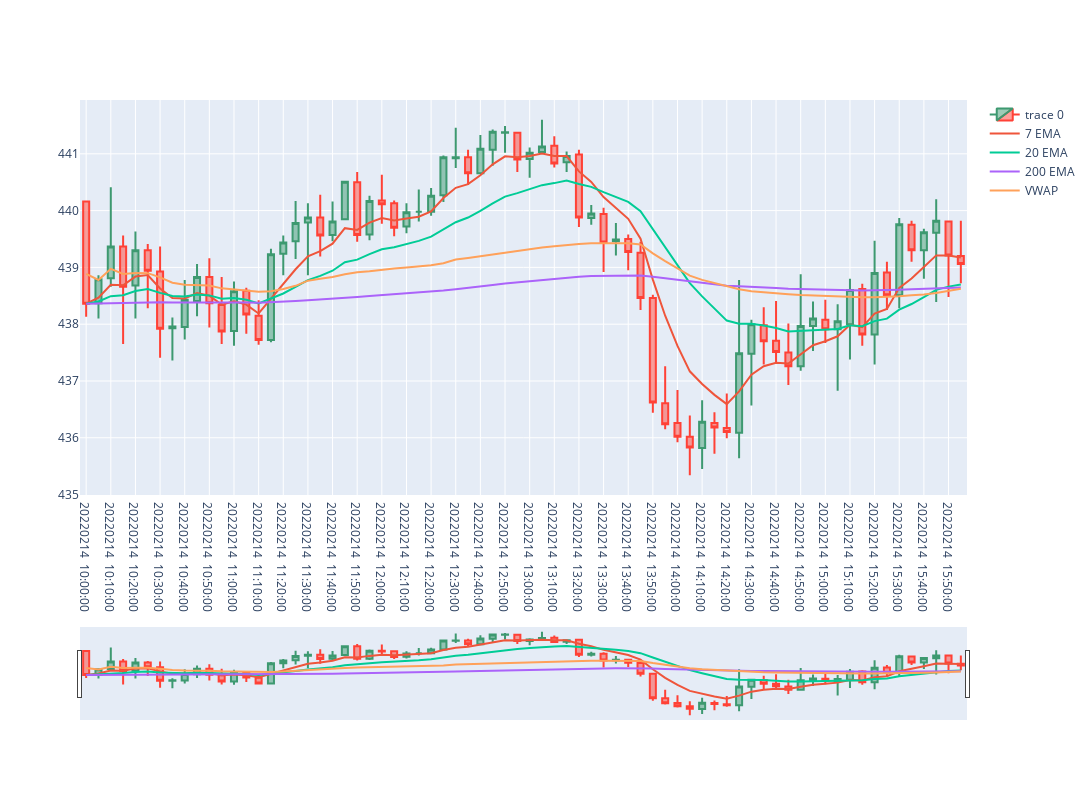

The code cell stored with this chart in its notebook:
### Code cell
chart = Candlestick(df)
chart.remove_time('10:00')
chart.add_EMA(7, 20, 200)
chart.add_VWAP()
layout = go.Layout(autosize=False, height=800, width=1200)
chart.show_chart(layout)
